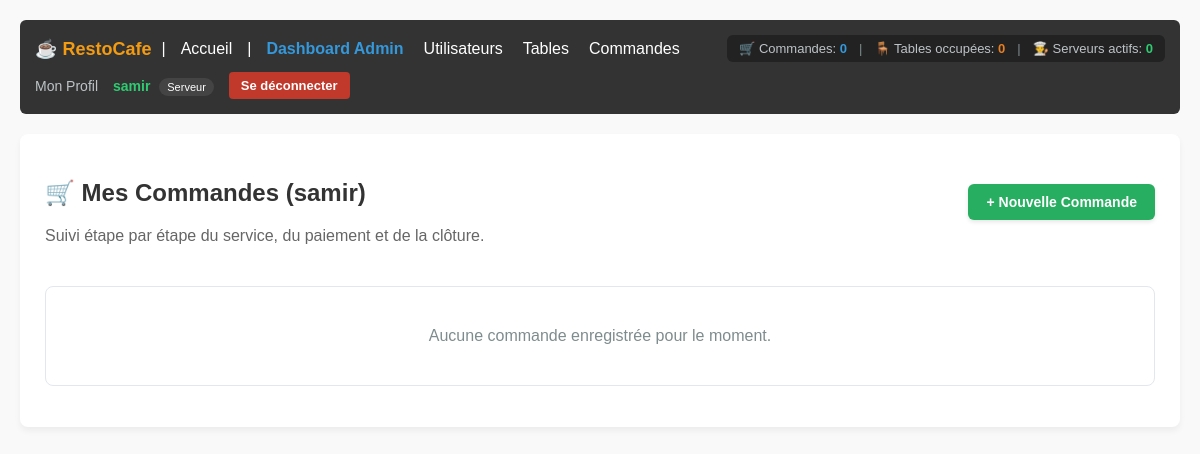
Page /commandes/ (signed in) on the earlier database version.
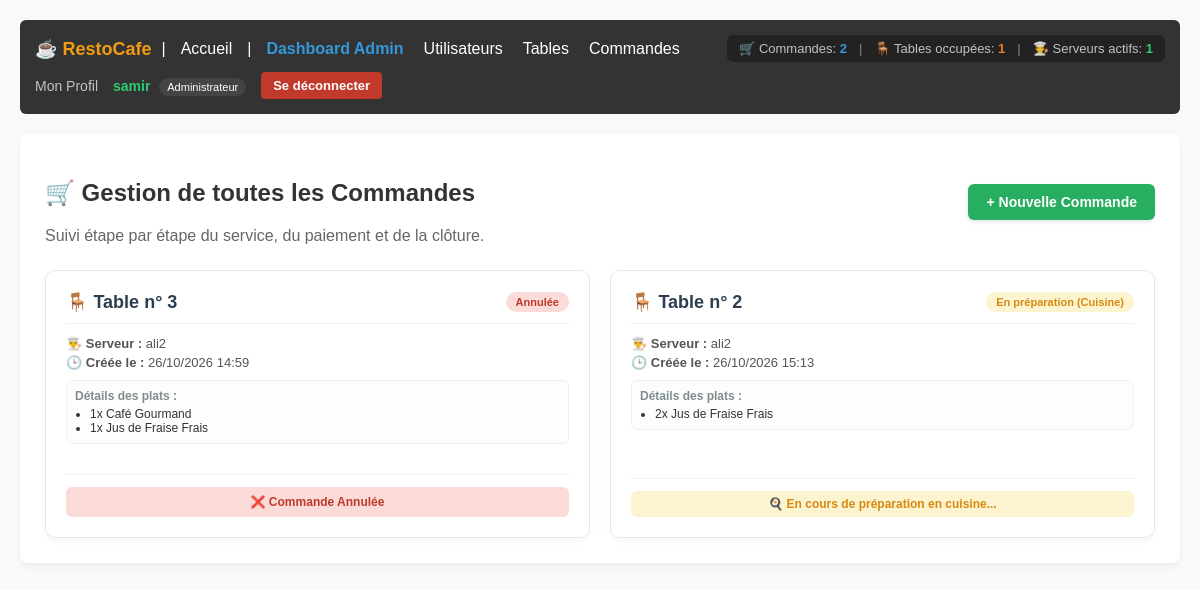
Same page on the later database version.
### accounts/models.py (models this page shows, shortened)
class User(AbstractUser):
  ROLE_CHOICES = (
      ('admin', 'Administrateur'),
      ('serveur', 'Serveur'),
      ('cuisine', 'Cuisinier'),
  )
  role = models.CharField(
      max_length=20, choices=ROLE_CHOICES, default='serveur'
  )
  tel = models.CharField(max_length=20, blank=True, null=True)
  photo = models.ImageField(upload_to='profils/', blank=True, null=True)

### commandes/models.py (models this page shows, shortened)
class Commande(models.Model):
    STATUT_CHOICES = (
        ('en_attente', 'En attente (Confirmée par serveur)'),
        ('en_preparation', 'En préparation (Cuisine)'),
        ('prete', 'Prête à servir'),
        ('servie', 'Servie à la table'),
        ('annulee', 'Annulée'),
        ('payee', 'Payée & Clôturée'),
    )
    table = models.ForeignKey(
        Table, on_delete=models.CASCADE, related_name='commandes'
    )
    serveur = models.ForeignKey(
        settings.AUTH_USER_MODEL,
        on_delete=models.SET_NULL,
        null=True,
        blank=True,
        related_name='commandes_gerees',
    )
    statut = models.CharField(
        max_length=20, choices=STATUT_CHOICES, default='en_attente'
    )
    date_creation = models.DateTimeField(auto_now_add=True)

class LigneCommande(models.Model):
    commande = models.ForeignKey(
        Commande, on_delete=models.CASCADE, related_name='lignes'
    )
    plat = models.ForeignKey(Plat, on_delete=models.CASCADE)
    quantite = models.PositiveIntegerField(default=1)

### tables/models.py (models this page shows, shortened)
class Table(models.Model):
  numero = models.IntegerField(unique=True)
  serveur = models.ForeignKey(
      settings.AUTH_USER_MODEL,
      on_delete=models.SET_NULL,
      null=True,
      blank=True,
      limit_choices_to={'role': 'serveur'},
      related_name='tables',
  )
  token_qr = models.UUIDField(default=uuid.uuid4, editable=False, unique=True)
  is_active = models.BooleanField(default=True)

### menu/models.py (models this page shows, shortened)
class Plat(models.Model):
    categorie = models.ForeignKey(
        Categorie, on_delete=models.CASCADE, related_name='plats'
    )
    nom = models.CharField(max_length=150)
    description = models.TextField(blank=True, null=True)
    prix = models.DecimalField(max_digits=6, decimal_places=2)
    disponible_du_jour = models.BooleanField(default=True)
    is_active = models.BooleanField(default=True)
    image = models.ImageField(upload_to='plats/', blank=True, null=True)

### commandes/views.py (the view)
# urls.py: path('', CommandeListView.as_view(), name='commande_list'),
@method_decorator(login_required, name='dispatch')
class CommandeListView(ListView):
    model = Commande
    template_name = 'commandes/commande_list.html'
    context_object_name = 'commandes'
    ordering = ['-date_creation']
    def get_queryset(self):
        user = self.request.user
        if user.is_superuser or getattr(user, 'role', '') == 'admin':
            return Commande.objects.all()
        elif getattr(user, 'role', '') == 'serveur':
            return Commande.objects.filter(
                Q(serveur=user) | Q(table__serveur=user)
            ).distinct()
        elif getattr(user, 'role', '') == 'cuisine':
            return Commande.objects.filter(statut__in=['en_attente', 'en_preparation', 'prete'])
        return Commande.objects.none()

### accounts/context_processors.py (called while the page is built)
def restaurant_stats(request):
    if not request.user.is_authenticated:
        return {}
    total_commandes = Commande.objects.count()
    tables_occupees = Table.objects.filter(
        commandes__statut__in=['en_attente', 'en_preparation', 'prete']
    ).distinct().count()
    serveurs_actifs = User.objects.filter(
        role='serveur',
        commandes_gerees__isnull=False
    ).distinct().count()
    serveurs_stats = User.objects.filter(role='serveur').prefetch_related('commandes_gerees')
    return {
        'stat_commandes': total_commandes,
        'stat_tables_occupees': tables_occupees,
        'stat_serveurs': serveurs_actifs,
        'serveurs_stats': serveurs_stats,
    }

### commandes/templates/commandes/commande_list.html (shortened to what the changed rows need)
{% extends 'base.html' %}
{% block content %}
    <div style="display: flex; justify-content: space-between; align-items: center; margin-bottom: 25px; flex-wrap: wrap; gap: 15px;">
        <div>
            <h2>🛒
                {% if user.role == 'serveur' %}
                    Mes Commandes ({{ user.username }})
                {% else %}
                    Gestion de toutes les Commandes
                {% endif %}
            </h2>
            <p style="color: #666; margin: 0;">Suivi étape par étape du service, du paiement et de la clôture.</p>
        </div>
    </div>
    <div style="display: grid; grid-template-columns: repeat(auto-fit, minmax(320px, 1fr)); gap: 20px;">
        {% for cmd in commandes %}
            <div style="background: #ffffff; border: 1px solid #e1e8ed; border-radius: 10px; padding: 20px; box-shadow: 0 4px 6px rgba(0,0,0,0.03); display: flex; flex-direction: column; justify-content: space-between;">
                <div>
                    <div style="display: flex; justify-content: space-between; align-items: center; margin-bottom: 12px; border-bottom: 1px solid #f1f1f1; padding-bottom: 10px;">
                        <span style="font-size: 18px; font-weight: bold; color: #2c3e50;">
                            🪑 Table n° {{ cmd.table.numero }}
                        </span>
                        <span style="padding: 4px 10px; border-radius: 12px; font-size: 11px; font-weight: bold;
                            {% if cmd.statut == 'payee' %} background: #e2e8f0; color: #64748b;
                            {% elif cmd.statut == 'servie' %} background: #fef9e7; color: #b7950b;
                            {% elif cmd.statut == 'prete' %} background: #d4efdf; color: #27ae60;
                            {% elif cmd.statut == 'en_preparation' %} background: #fcf3cf; color: #d68910;
                            {% elif cmd.statut == 'annulee' %} background: #fadbd8; color: #c0392b;
                            {% else %} background: #ebf5fb; color: #2980b9; {% endif %}">
                            {{ cmd.get_statut_display }}
                        </span>
                    </div>
                    <div style="margin-bottom: 15px; font-size: 13px; color: #555;">
                        <p style="margin: 4px 0;"><strong>👨‍🍳 Serveur :</strong> {{ cmd.serveur.username|default:"Non assigné" }}</p>
                        <p style="margin: 4px 0;"><strong>🕒 Créée le :</strong> {{ cmd.date_creation|date:"d/m/Y H:i" }}</p>
                        {% if cmd.lignes.all %}
                            <div style="margin-top: 10px; background: #fdfdfd; border: 1px solid #f1f1f1; padding: 8px; border-radius: 6px;">
                                <strong style="font-size: 12px; color: #7f8c8d; display: block; margin-bottom: 4px;">Détails des plats :</strong>
                                <ul style="margin: 0; padding-left: 15px; font-size: 12px; color: #333;">
                                    {% for ligne in cmd.lignes.all %}
                                        <li>{{ ligne.quantite }}x {{ ligne.plat.nom }}</li>
                                    {% endfor %}
                                </ul>
                            </div>
                        {% endif %}
                    </div>
                </div>
                <div style="margin-top: 15px; border-top: 1px solid #f1f1f1; padding-top: 12px;">
                    {% if cmd.statut == 'en_attente' %}
                        <div style="text-align: center; color: #2980b9; font-size: 12px; font-weight: bold; padding: 6px; background: #ebf5fb; border-radius: 6px;">
                            ⏳ Confirmée par le serveur — En attente de la cuisine
                        </div>
                    {% elif cmd.statut == 'en_preparation' %}
                        <div style="text-align: center; color: #d68910; font-size: 12px; font-weight: bold; padding: 6px; background: #fcf3cf; border-radius: 6px;">
                            🍳 En cours de préparation en cuisine...
                        </div>
                    {% elif cmd.statut == 'payee' %}
                        <div style="text-align: center; color: #718096; font-size: 12px; font-weight: bold; padding: 8px; background: #edf2f7; border-radius: 6px;">
                            ✅ Opération Clôturée (Table libérée)
                        </div>
                    {% elif cmd.statut == 'annulee' %}
                        <div style="text-align: center; color: #c0392b; font-size: 12px; font-weight: bold; padding: 8px; background: #fadbd8; border-radius: 6px;">
                            ❌ Commande Annulée
                        </div>
                    {% endif %}
                </div>
            </div>
        {% empty %}
            <p style="grid-column: 1 / -1; color: #7f8c8d; text-align: center; padding: 40px; background: #fff; border-radius: 8px; border: 1px solid #e1e8ed;">
                Aucune commande enregistrée pour le moment.
            </p>
        {% endfor %}
    </div>
{% endblock %}

### templates/navbar.html (shortened to what this page needs)
<nav style="background: #333; color: #fff; padding: 15px; margin-bottom: 20px; border-radius: 6px; display: flex; justify-content: space-between; align-items: center; flex-wrap: wrap; gap: 10px;">
    <div style="display: flex; align-items: center; gap: 10px; flex-wrap: wrap;">
        <strong style="font-size: 18px; color: #f39c12;">☕ RestoCafe</strong> |
        <a href="{% url 'accounts:home' %}" style="color: #fff; text-decoration: none; margin: 0 5px;">Accueil</a>
        {% if user.is_authenticated %}
            |
            {% if user.role == 'admin' or user.is_superuser %}
                <a href="{% url 'accounts:admin_dashboard' %}" style="color: #3498db; text-decoration: none; margin: 0 5px; font-weight: bold;">Dashboard Admin</a>
                <a href="{% url 'accounts:user_list' %}" style="color: #fff; text-decoration: none; margin: 0 5px;">Utilisateurs</a>
                <a href="{% url 'tables:table_list' %}" style="color: #fff; text-decoration: none; margin: 0 5px;">Tables</a>
                <a href="{% url 'commandes:commande_list' %}" style="color: #fff; text-decoration: none; margin: 0 5px;">Commandes</a>
            {% elif user.role == 'cuisine' %}
                <a href="{% url 'commandes:cuisine_dashboard' %}" style="color: #f39c12; text-decoration: none; margin: 0 5px; font-weight: bold;">Dashboard Cuisine</a>
            {% endif %}
        {% endif %}
    </div>
    {% if user.is_authenticated %}
        <div style="display: flex; align-items: center; gap: 12px; background: #222; padding: 6px 12px; border-radius: 6px; font-size: 13px;">
            <span style="color: #bdc3c7;" title="Commandes totales">
                🛒 Commandes: <strong style="color: #3498db;">{{ stat_commandes|default:0 }}</strong>
            </span>
            <span style="color: #7f8c8d;">|</span>
            <span style="color: #bdc3c7;" title="Tables occupées">
                🪑 Tables occupées: <strong style="color: #e67e22;">{{ stat_tables_occupees|default:0 }}</strong>
            </span>
            <span style="color: #7f8c8d;">|</span>
            <span style="color: #bdc3c7;" title="Serveurs actifs">
                👨‍🍳 Serveurs actifs: <strong style="color: #2ecc71;">{{ stat_serveurs|default:0 }}</strong>
            </span>
        </div>
    {% endif %}
    <div style="display: flex; align-items: center; gap: 15px;">
        {% if user.is_authenticated %}
            <a href="{% url 'accounts:profile' %}" style="color: #bdc3c7; text-decoration: none; font-size: 14px;">Mon Profil</a>
            <span style="color: #2ecc71; font-size: 14px;">
                <strong>{{ user.username }}</strong>
                <span style="background: #444; color: #fff; padding: 3px 8px; border-radius: 10px; font-size: 11px; margin-left: 5px;">{{ user.get_role_display|default:user.role }}</span>
            </span>
            <form action="{% url 'accounts:logout' %}" method="post" style="display: inline; margin: 0;">
                <button type="submit" style="background: #c0392b; color: white; border: none; padding: 6px 12px; border-radius: 4px; cursor: pointer; font-size: 13px; font-weight: bold;">Se déconnecter</button>
            </form>
        {% else %}
            <span style="color: #e74c3c; font-size: 14px;">Non connecté</span>
            <a href="{% url 'accounts:login' %}" style="color: #fff; text-decoration: none; padding: 6px 12px; background: #2980b9; border-radius: 4px; font-size: 13px; font-weight: bold;">Connexion</a>
        {% endif %}
    </div>
</nav>

Differences in the rows shown:
changed User "samir": role "Serveur" → "Administrateur"; username "samir" → (not shown)
added Commande: table.numero "3", statut "Annulée", serveur.username "ali2", date_creation "26/10/2026 14:59", shows "❌ Commande Annulée"
added LigneCommande: quantite "1", plat.nom "Café Gourmand", shown under "3"
added LigneCommande: quantite "1", plat.nom "Jus de Fraise Frais", shown under "3"
added Commande: table.numero "2", statut "En préparation (Cuisine)", serveur.username "ali2", date_creation "26/10/2026 15:13", shows "🍳 En cours de préparation en cuisine..."
added LigneCommande: quantite "2", plat.nom "Jus de Fraise Frais"
Other differences:
{{ stat_commandes|default:0 }}: "0" → "2"
{{ stat_tables_occupees|default:0 }}: "0" → "1"
{{ stat_serveurs|default:0 }}: "0" → "1"
text no longer shown: "Mes Commandes ( ) Aucune commande enregistrée pour le moment."
text now shown: "Gestion de toutes les Commandes"
